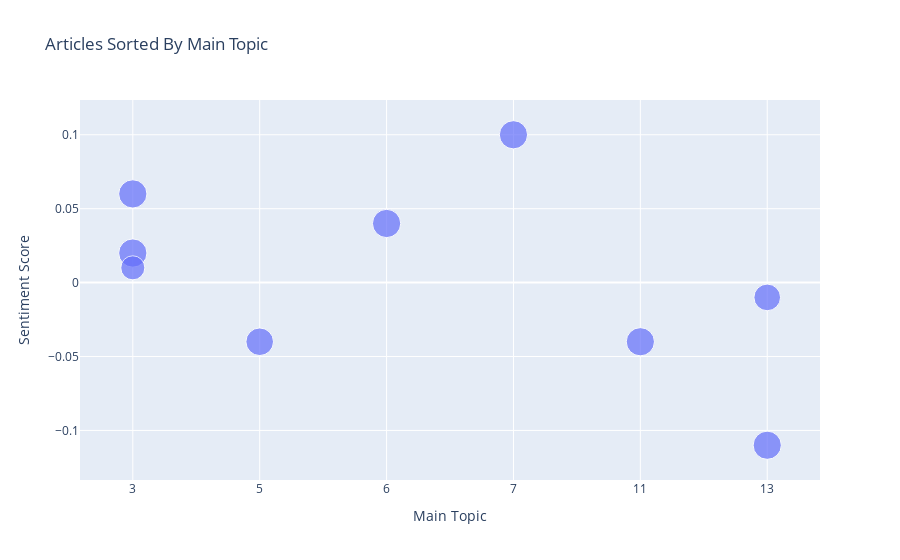

The notebook cell saved with this chart:
### Markdown cell above
## Visualize all articles on their main topic

### Code cell
df_main_topic['Shortened Address'] = df_main_topic['URL'].str.slice(0,35) #shorten the urls to make them easier to read in hover text

df_main_topic = df_main_topic.sort_values('Main Topic') #sort df by main topic so it is in order in the graph.

fig_w_topics = px.scatter(df_main_topic, x="Main Topic", y="Sentiment Score",
                         size="Main Topic Score", custom_data = ['Shortened Address', 'Sentiment Label', 'Main Topic Score'],
                         title="Articles Sorted By Main Topic")#creating a scatter plot with x, y, and color from our df. 
#The custom_data is what we will add to our hover text

fig_w_topics.update_traces(hovertemplate="<br>".join(["Address: %{customdata[0]}",
                                                     "Sentiment Label: %{customdata[1]}",
                                                     "Main Topic Score :%{customdata[2]}"])
                          )#set the hover text to show whatwas in custom_data

fig_w_topics.update_xaxes(type="category")#turn into categorical not continuous data for the x-axis

fig_w_topics.show()

### Figure 1 — Plotly figure (JSON) as saved in the notebook; plotly's stock layout.template omitted (floating-point values rounded to 4 significant figures)
{"data": [{"customdata": [["https://www.foxnews.com/politics/do", "Neutral Positive", 0.9978], ["https://apnews.com/article/hunter-b", "Neutral Negative", 0.9982], ["https://abcnews.go.com/Politics/com", "Neutral Negative", 0.7237], ["https://www.foxnews.com/politics/hu", "Neutral Negative", 0.9507], ["https://www.foxnews.com/politics/hu", "Neutral", 0.9972], ["https://www.nation.com.pk/25-Jul-20", "Neutral Positive", 0.9935], ["https://www.nation.com.pk/21-Jun-20", "Neutral Negative", 0.9942], ["https://www.nation.com.pk/24-Dec-20", "Negative", 0.9928], ["https://www.cnn.com/2023/09/27/poli", "Neutral Negative", 0.8867]], "hovertemplate": "Address: %{customdata[0]}<br>Sentiment Label: %{customdata[1]}<br>Main Topic Score :%{customdata[2]}", "legendgroup": "", "marker": {"color": "#636efa", "size": [0.9978, 0.9982, 0.7237, 0.9507, 0.9972, 0.9935, 0.9942, 0.9928, 0.8867], "sizemode": "area", "sizeref": 0.002496, "symbol": "circle"}, "mode": "markers", "name": "", "orientation": "v", "showlegend": false, "type": "scatter", "x": [3, 3, 3, 5, 6, 7, 11, 13, 13], "xaxis": "x", "y": [0.06, 0.02, 0.01, -0.04, 0.04, 0.1, -0.04, -0.11, -0.01], "yaxis": "y"}], "layout": {"legend": {"itemsizing": "constant", "tracegroupgap": 0}, "title": {"text": "Articles Sorted By Main Topic"}, "xaxis": {"anchor": "y", "domain": [0, 1], "title": {"text": "Main Topic"}, "type": "category"}, "yaxis": {"anchor": "x", "domain": [0, 1], "title": {"text": "Sentiment Score"}}}}
